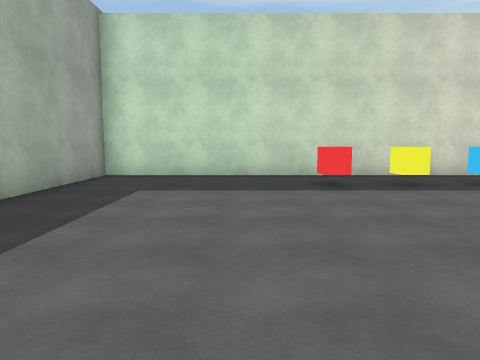
View 1 (above)

16 first-person views from a walk through a scene from a Unity 3-D project. The camera is 1.5 m above the floor, tilts 6° down and sees 70° across. The floor is counted in squares, 2 m on a side. Each view is taken from the middle of a square. On the plan, view 1 faces up. The plan holds only what a view shows up to about 11 squares ahead; the rest is blank. The place goes on beyond the plan. The player is left out. Surface patterns are stand-ins for the level's own textures.

View 2
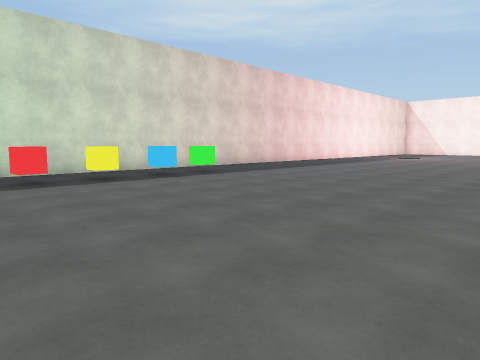

View 3
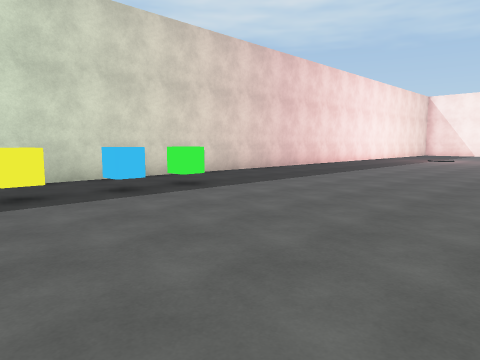

View 4
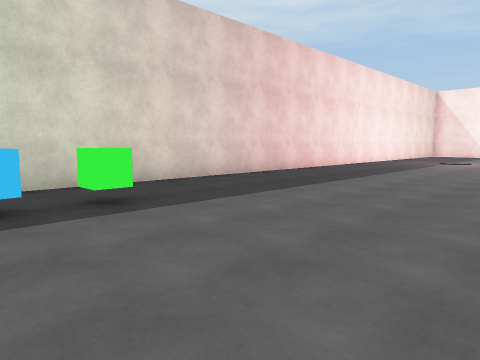

View 5
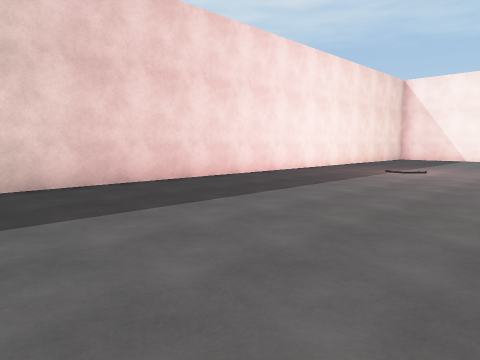

View 6
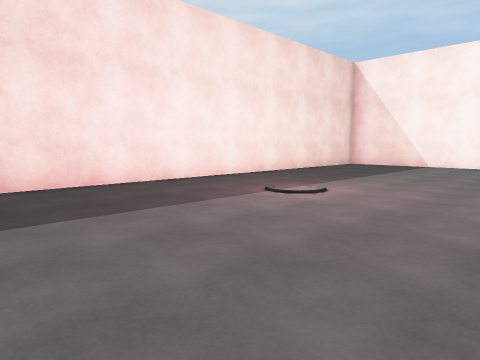

View 7
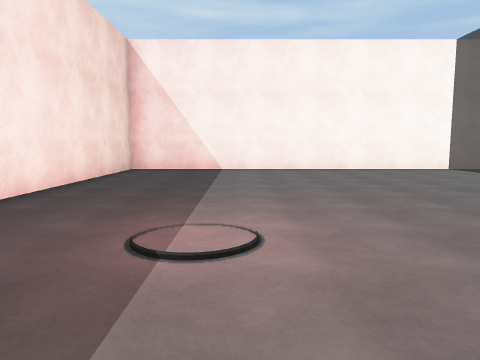

View 8
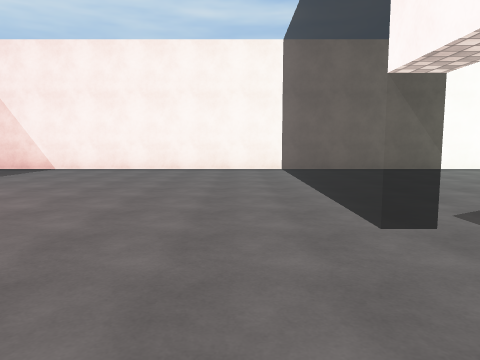

View 9
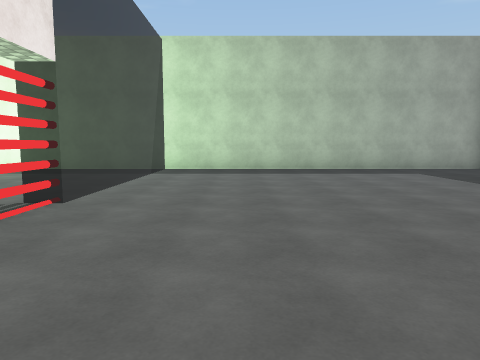

View 10
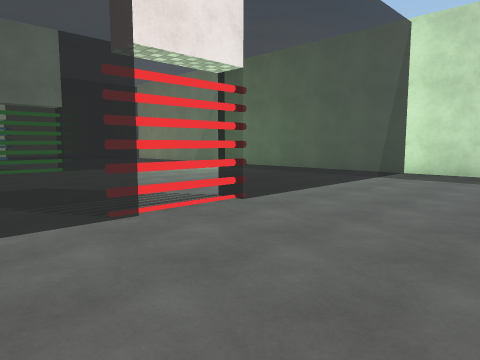

View 11
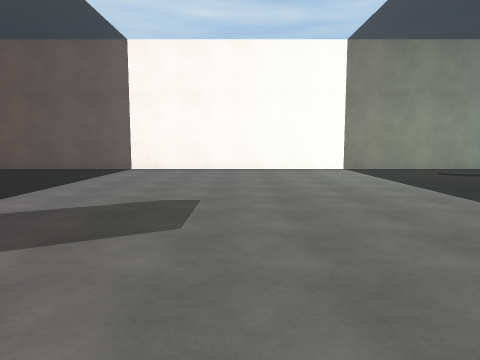

View 12
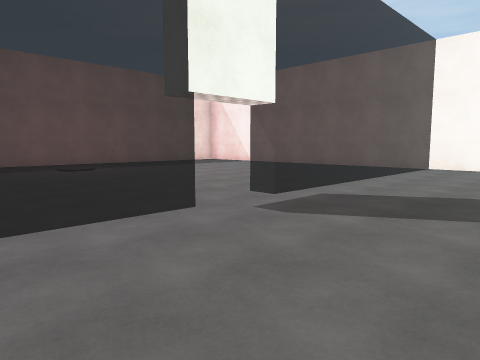

View 13
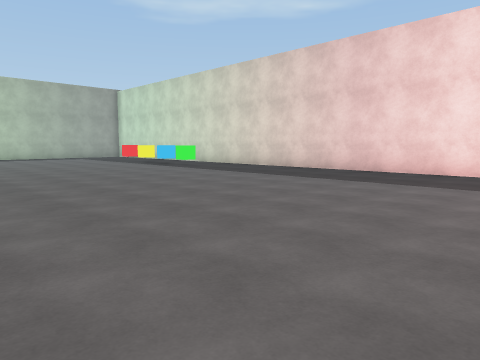

View 14
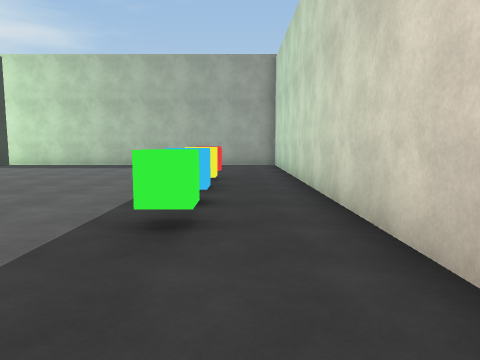

View 15
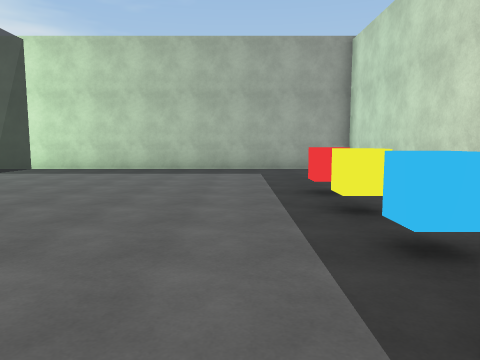

View 16
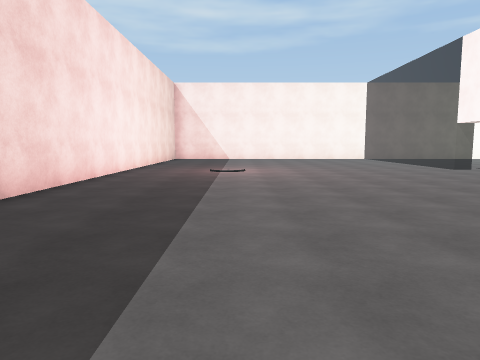

### Floor plan
Key: @ floor where view 1 was taken; # wall or solid block; . floor; C red cube; Y yellow cube; U cube; G green cube; T thing the floor can be seen under or through; O other object.
Columns run from 4 left of view 1 to 27 right of it. Each row starts with its distance up from view 1.
  9 ################################
  8 #..............................#
  7 #..............................#
  6 #.....CY.UG....................#
  5 #......................O.......#
  4 #..............................#
  3 #..............................#
  2 #..............................#
  1 #..............................#
  0 #...@..........................#
 -1 #......T...      ..............#
 -2 #T     .T             .       ##
 -3 #.........         ............#
 -4 #.........         ............#
 -5 #.........         ............#
 -6 #  .......           ..........#
 -7       ...             .........#
 -8       #..                     ##
 -9       ###

Positions as (right, up) in squares from view 1, and headings:
1: (0, 0), facing up
2: (0, -1), facing up-right
3: (2, 1), facing up-right
4: (4, 2), facing up-right
5: (9, 2), facing up-right
6: (14, 2), facing up-right
7: (16, 5), facing right
8: (16, 0), facing right
9: (7, 1), facing left
10: (6, 2), facing down-left
11: (16, -5), facing right
12: (15, -5), facing up-right
13: (16, -1), facing up-left
14: (9, 7), facing left
15: (7, 5), facing left
16: (9, 5), facing right
